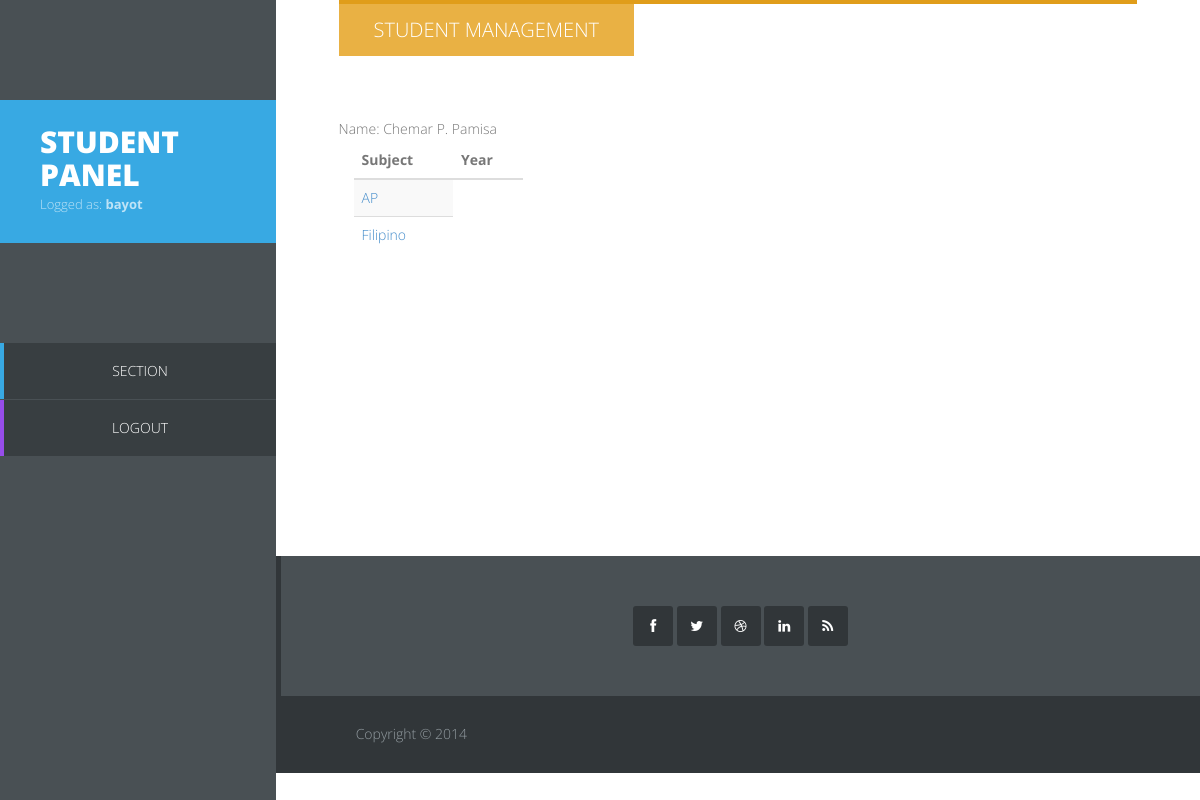
The page /teacher/teachersub.php?id=9 (signed in) on the database its author committed.
### tables this page shows
CREATE TABLE IF NOT EXISTS `tblteacher` (
  `t_id` int(10) NOT NULL AUTO_INCREMENT,
  `fname` varchar(200) NOT NULL,
  `address` varchar(200) DEFAULT NULL,
  `cnum` varchar(200) DEFAULT NULL,
  `mname` varchar(50) DEFAULT NULL,
  `lname` varchar(50) DEFAULT NULL,
  PRIMARY KEY (`t_id`)
);

CREATE TABLE IF NOT EXISTS `tblsubject` (
  `id` int(10) NOT NULL AUTO_INCREMENT,
  `subdes` varchar(50) NOT NULL,
  PRIMARY KEY (`id`)
);

### teacher/teachersub.php (the view, shortened to what this page needs)
<?php
require("common.php");
$s_id = htmlentities($_SESSION['user']['e_id']);
$sec_id = $_GET['id'];
$sql = "SELECT * from tblteacher where t_id = '$s_id' ";
$select = mysql_query($sql);
$query3 = "
			SELECT
			a.id,
			a.subdes
			FROM
			tblsubject a
			INNER JOIN
			tblteachsub b ON
			a.id = b.subj_id
			WHERE
			(b.t_id ='$s_id') and (b.sec_id = $sec_id)
		";
		try
		{
			$stmt3 = $db->prepare($query3);
			$stmt3->execute();
		}
		catch(PDOException $ex3)
		{
			die("Failed to run query: " . $ex3->getMessage());
		}
		$rows3 = $stmt3->fetchAll();
?>
<!DOCTYPE html>
<html>
<head>
	<link rel="stylesheet" href="css/bootstrap.min.css">
	<link rel="stylesheet" href="css/font-awesome.min.css">
	<link rel="stylesheet" href="css/templatemo_misc.css">
	<link rel="stylesheet" href="css/templatemo_style.css">
    </head>
<body>
	<div id="main-sidebar" class="hidden-xs hidden-sm">
		<div class="logo">
			<a href="index.php" rel="nofollow"><h1>STUDENT PANEL</h1></a>
			<span>Logged as: <b> <?php echo htmlentities($_SESSION['user']['username'], ENT_QUOTES, 'UTF-8'); ?> </b> </span>
		</div>
		<div>
	        <ul class="main-menu">
	            <li class="home"><a href="index.php">Section</a></li>
	            <li class="services"><a href="./../logout.php">Logout</a></li>
	        </ul>
		</div>
	</div>
	<div id="main-content">
		<div class="container-fluid">
			<div id="about" class="section-content">
				<div class="row">
					<div class="col-md-14">
                            <div class="section-title">
                                <h2>Student Management</h2>
                            </div>
                            <?php while ($row = mysql_fetch_assoc($select))
								{
									echo "Name: " . $row["fname"] . " " . $row["mname"] . " " . $row["lname"] ;
								}
							?>
					</div>
					<div class="col-md-3">
						<table class="table table-striped" id="resultTable">
                            <thead>
                                <tr>
                                <th> <strong>Subject</strong> </th>
                                <th> <strong>Year</strong> </th>
                                </tr>
                            </thead>
                            <tbody>
									<?php foreach($rows3 as $row3): ?>
                                        <tr>
                                            <td>
                                            <a href="studentsubject.php?id=<?php echo htmlentities($row3['id'], ENT_QUOTES, 'UTF-8'); ?>">
											<?php echo htmlentities($row3['subdes'], ENT_QUOTES, 'UTF-8'); ?> </a>
                                            </td>
                                        </tr>
                                    <?php endforeach; ?>
                            </tbody>
                            </table>
					</div>
			</div>
            <div id="account" class="section-content">
				<div class="row contact-form">
                <form action="login.php" method="post">
                <div class="row contact-form">
					<div class="col-md-4">
					</div>
               </div>
                 <div class="row contact-form">
					<div class="col-md-4">
					</div>
                 </div>
						<div class="col-md-2 ">
						</div>
                   </form>
				</div>
				</div>
			</div>
		</div>
		<div class="site-footer">
			<div class="first-footer">
				<div class="container-fluid">
					<div class="row">
						<div class="col-md-12">
							<div class="social-footer">
								<ul>
									<li><a href="facebook.com" class="fa fa-facebook"></a></li>
									<li><a href="#" class="fa fa-twitter"></a></li>
									<li><a href="#" class="fa fa-dribbble"></a></li>
									<li><a href="#" class="fa fa-linkedin"></a></li>
									<li><a href="#" class="fa fa-rss"></a></li>
								</ul>
							</div>
						</div>
					</div>
				</div>
			</div>
			<div class="bottom-footer">
				<div class="container-fluid">
					<div class="row">
						<div class="col-md-6">
							<p class="copyright">Copyright © 2014
                            </p>
						</div>
					</div>
				</div>
			</div>
		</div>
	</div>
</body>
</html>

### teacher/css/templatemo_style.css (style rules this page uses)
.main-menu, .responsive-menu ul, .social-member, .progess-bars, .first-footer .social-footer ul { padding: 0; margin: 0; list-style: none; }
body { font: 14px/1.85em 'Open Sans', Arial, Helvetice Neue, sans-serif; color: #777777; font-weight: 300; font-style: normal; -webkit-font-smoothing: antialiased; -webkit-text-size-adjust: 100%; }
a, a:hover, a:focus { text-decoration: none; -webkit-transition: all 150ms ease-in; -moz-transition: all 150ms ease-in; -o-transition: all 150ms ease-in; transition: all 150ms ease-in; }
h1, h2, h3, h4, h5, h6 { font-family: 'Open Sans', Arial, Helvetice Neue, sans-serif; }
*, *:before, *:after { -moz-box-sizing: border-box; -webkit-box-sizing: border-box; box-sizing: border-box; }
#main-content, .full-width-slider { float: right; width: 77%; }
.section-content { padding: 0 7%; margin-bottom: 100px; }
.section-title { border-top: 4px solid; margin-bottom: 60px; }
.section-title h2 { display: inline-block; padding: 15px 35px; color: white; text-transform: uppercase; font-weight: 300; margin: 0; font-size: 20px; }
#about .section-title { border-color: #e09d1a; }
#about h2 { background-color: #e9b144; }
#main-sidebar { float: left; width: 23%; height: 100%; position: fixed; background-color: #495054; color: white; }
.logo { margin: 100px 0; background-color: #38a9e3; padding: 25px 40px; }
.logo a { color: white; }
.logo a h1 { text-transform: uppercase; font-size: 30px; margin: 0; font-weight: 800; }
.logo span { color: #bee3f6; font-size: 13px; }
.main-menu { text-align: center; }
.main-menu li { margin-bottom: 1px; }
.main-menu li a { color: white; text-transform: uppercase; display: block; border-left: 4px solid; padding: 15px 30px; background-color: #383e41; -webkit-transition: all 150ms ease-in; -moz-transition: all 150ms ease-in; -o-transition: all 150ms ease-in; transition: all 150ms ease-in; }
li.home a { border-color: #38a9e3; }
li.services a { border-color: #974dea; }
.contact-form { margin-top: 60px; }
.first-footer { background-color: #495054; padding: 50px; text-align: center; border-left: 5px solid #313639; }
.first-footer .social-footer ul li { display: inline; }
.first-footer .social-footer ul li a { width: 40px; height: 40px; -webkit-border-radius: 3px; border-radius: 3px; background-clip: padding-box; background-color: #313639; text-align: center; line-height: 40px; color: white; }
.bottom-footer { background-color: #313639; color: #949da2; padding: 25px 7% 16px 7%; }

### rows shown on the page
tblteacher: fname "Chemar", mname "P.", lname "Pamisa"
tblsubject: subdes "AP"
tblsubject: subdes "Filipino"

### other values the page prints
$_SESSION['user']['username'] "bayot"
